Frame 1 (no input): blank canvas, image omitted
Frame 60 (no input): blank canvas, image omitted
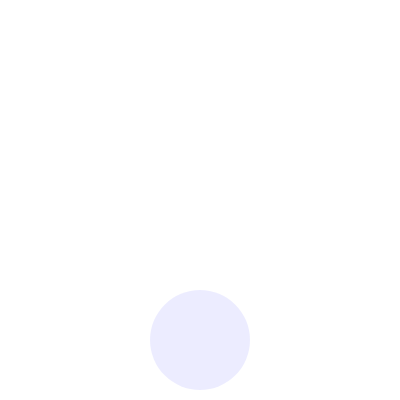
Frame 120 (the mouse pressed at the canvas centre since frame 60)

The p5.js sketch whose frames 1 and 60 were blank and that drew this single picture after the mouse press (run headless with seeded random() and noise() and a simulated clock; from frame 60 on, the mouse is pressed at the canvas centre):

// p5.js sketch
// ── sketch.js
/////////////////////////////
// Object constructor!
/////////////////////////////
function Particle(pos) {
  this.speed   = 20;
  this.name    =  "Ball";
  this.color   = color(0,0,255);
  this.pos     = pos;
  this.lifespan = 255;
}

Particle.prototype = {
  constructor: Particle,
  bounce : function(){
    if(this.pos < 0 || this.pos > height){
      this.speed *= -1;
    }
    this.pos += this.speed;
    this.lifespan-=4;
  }
};

var particles = [];
function setup() {
  createCanvas(400,400);
  textAlign(CENTER);
}

function draw() {
  background(255);
  translate(width/2,0);
  
  noStroke();
  for(var i=0; i < particles.length; i++){
    if(particles[i].lifespan <= 0){
      particles.splice(i, 1);
    } else {
      fill(
        red(particles[i].color),
        green(particles[i].color),
        blue(particles[i].color),
        particles[i].lifespan
      );
      ellipse(0,particles[i].pos, 100,100);
      particles[i].bounce();      
    }

  }
  
}

function mousePressed(){
  particles.push(new Particle(mouseY));
}
